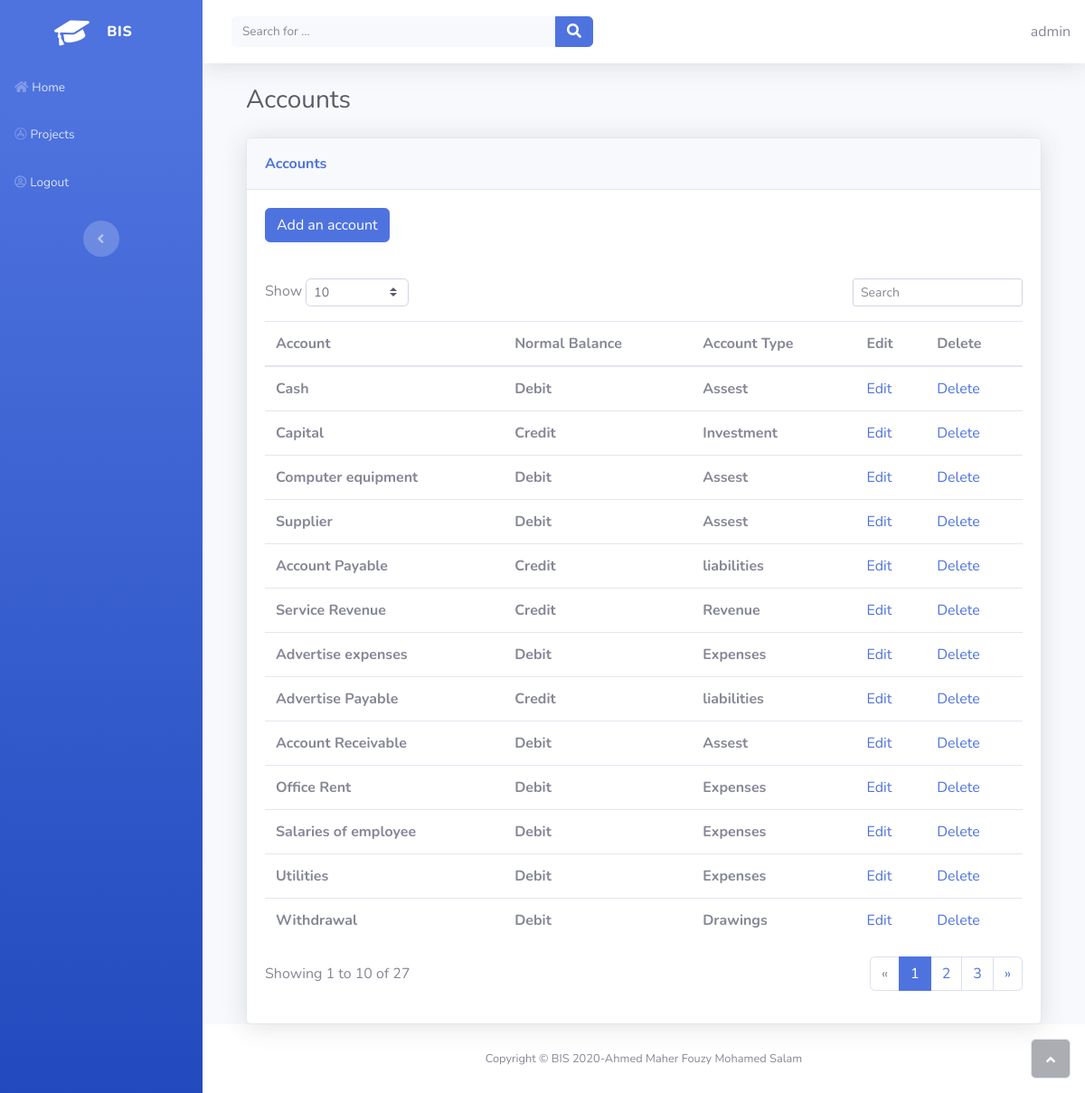
/sole_proprietorship/accounts (signed in), run on the app's committed database.
### sole_proprietorship/models.py (models this page shows, shortened)
class Accounts(models.Model):
    owner = models.ForeignKey(settings.AUTH_USER_MODEL, on_delete=models.CASCADE)
    account = models.CharField(max_length = 250)
    normal_balance = models.CharField(
        max_length=7,
        choices= [
            ("Debit" , "Debit") ,
            ("Credit" , "Credit")
        ],
        default= "Debit",
    )
    account_type = models.CharField(
        max_length = 50,
        choices = [
            ("Assest" , "Assest"),
            ("Investment" , "Investment"),
            ("liabilities" , "liabilities"),
            ("Revenue" , "Revenue"),
            ("Expenses" , "Expenses"),
            ("Drawings", "Drawings")
        ] ,
        default = "Assest"
    )

### sole_proprietorship/views.py (the view)
# urls.py: path('/accounts', views.AccountsListView.as_view(), name='all'),
class AccountsListView(OwnerListView):
    model = Accounts

### sole_proprietorship/owner.py (called while the page is built)
    def get_queryset(self):
        qs = super(OwnerListView, self).get_queryset()
        return qs.filter(owner=self.request.user)

### sole_proprietorship/templates/sole_proprietorship/accounts_list.html (shortened to what this page needs)
{% extends "home/base.html" %}
{% block content %}
   <div class="container-fluid">
    <h3 class="text-dark mb-4">Accounts</h3>
    <div class="card shadow">
        <div class="card-header py-3">
            <p class="text-primary m-0 font-weight-bold">Accounts</p>
        </div>
        <div class="card-body">
            <a href="{% url 'sole_proprietorship:accounts_create' %}">
              <button class="btn btn-primary"> Add an account </button>
            </a>
        </div>
        <div class="card-body">
            <div class="row">
                <div class="col-md-6 text-nowrap">
                    <div id="dataTable_length" class="dataTables_length" aria-controls="dataTable"><label>Show&nbsp;<select class="form-control form-control-sm custom-select custom-select-sm"><option value="10" selected="">10</option><option value="25">25</option><option value="50">50</option><option value="100">100</option></select>&nbsp;</label></div>
                </div>
                <div class="col-md-6">
                    <div class="text-md-right dataTables_filter" id="dataTable_filter"><label><input type="search" class="form-control form-control-sm" aria-controls="dataTable" placeholder="Search"></label></div>
                </div>
            </div>
            <div class="table-responsive table mt-2" id="dataTable" role="grid" aria-describedby="dataTable_info">
                <table class="table my-0" id="dataTable">
                    <thead>
                        <tr>
                            <th>Account</th>
                            <th>Normal Balance</th>
                            <th>Account Type</th>
                            <th>Edit</th>
                            <th>Delete</th>
                        </tr>
                    </thead>
                    <tfoot>
                          {% if accounts_list %}
                            {% for accounts in accounts_list %}
                            <tr>
                            <td><strong>{{ accounts.account}}</strong></td>
                            <td><strong>{{ accounts.normal_balance}}</strong></td>
                            <td><strong>{{ accounts.account_type}}</strong></td>
                                  {% if accounts.owner == user %}
                                  <td><a href="{% url 'sole_proprietorship:accounts_update' accounts.id %}">Edit</a> </td>
                                  <td><a href="{% url 'sole_proprietorship:accounts_delete' accounts.id %}">Delete</a></td>
                                  {% endif %}
                            </tr>
                            {% endfor %}
                          {% else %}
                            <p>There are no accounts in the database.</p>
                          {% endif %}
                    </tfoot>
                </table>
            </div>
            <div class="row">
                <div class="col-md-6 align-self-center">
                    <p id="dataTable_info" class="dataTables_info" role="status" aria-live="polite">Showing 1 to 10 of 27</p>
                </div>
                <div class="col-md-6">
                    <nav class="d-lg-flex justify-content-lg-end dataTables_paginate paging_simple_numbers">
                        <ul class="pagination">
                            <li class="page-item disabled"><a class="page-link" href="#" aria-label="Previous"><span aria-hidden="true">«</span></a></li>
                            <li class="page-item active"><a class="page-link" href="#">1</a></li>
                            <li class="page-item"><a class="page-link" href="#">2</a></li>
                            <li class="page-item"><a class="page-link" href="#">3</a></li>
                            <li class="page-item"><a class="page-link" href="#" aria-label="Next"><span aria-hidden="true">»</span></a></li>
                        </ul>
                    </nav>
                </div>
            </div>
        </div>
    </div>
{% endblock %}

### home/templates/home/base.html (shortened to what this page needs)
{% load static%}
<!DOCTYPE html>
<html>
<head>
    <link rel="stylesheet" href="{% static 'home/bootstrap/css/bootstrap.min.css' %}">
    <link rel="stylesheet" href="{% static 'home/css/styles.min.css' %}">
    <link rel="stylesheet" href="https://use.fontawesome.com/releases/v5.12.0/css/all.css">
</head>
<body id="page-top">
    <div id="wrapper">
        <nav class="navbar navbar-dark align-items-start sidebar sidebar-dark accordion bg-gradient-primary p-0">
            <div class="container-fluid d-flex flex-column p-0">
                <a class="navbar-brand d-flex justify-content-center align-items-center sidebar-brand m-0" href="#">
                    <div class="sidebar-brand-icon rotate-n-15"><i class="fas fa-graduation-cap"></i></div>
                    <div class="sidebar-brand-text mx-3"><span>BIS</span></div>
                </a>
                <ul class="nav navbar-nav text-light" id="accordionSidebar">
                    <li class="nav-item" role="presentation"><a class="nav-link" href="{% url 'home:home' %}"><i class="fas fa-home"></i><span>Home</span></a><a class="nav-link" href="{% url 'projects:home' %}"><i class="fab fa-app-store"></i><span>Projects</span></a></li>
                    {% if user.is_authenticated %}
                    <li class="nav-item" role="presentation"><a class="nav-link" href="{% url 'home:logout' %}?next={{ request.path }}"><i class="far fa-user-circle"></i><span>Logout</span></a></li>
                    {% endif %}
                </ul>
                <div class="text-center d-none d-md-inline"><button class="btn rounded-circle border-0" id="sidebarToggle" type="button"></button></div>
            </div>
        </nav>
        <div class="d-flex flex-column" id="content-wrapper">
            <div id="content">
                <nav class="navbar navbar-light navbar-expand bg-white shadow mb-4 topbar static-top">
                    <div class="container-fluid"><button class="btn btn-link d-md-none rounded-circle mr-3" id="sidebarToggleTop" type="button"></button>
                        <form class="form-inline d-none d-sm-inline-block mr-auto ml-md-3 my-2 my-md-0 mw-100 navbar-search">
                            <div class="input-group"><input class="bg-light form-control border-0 small" type="text" placeholder="Search for ...">
                                <div class="input-group-append"><button class="btn btn-primary py-0" type="button"><i class="fas fa-search"></i></button></div>
                            </div>
                        </form>
                        <div>
                            {{ user.username }}
                        </div>
                    </div>
                </nav>
                <div class="container-fluid">
                    {% block content %}{% endblock%}
                </div>
            </div>
            <footer class="bg-white sticky-footer">
                <div class="container my-auto">
                    <div class="text-center my-auto copyright"><span>Copyright © BIS 2020-Ahmed Maher Fouzy Mohamed Salam</span></div>
                </div>
            </footer>
        </div><a class="border rounded d-inline scroll-to-top" href="#page-top"><i class="fas fa-angle-up"></i></a></div>
</body>
</html>

### data on the page
Accounts: account "Cash", normal_balance "Debit", account_type "Assest", shows "Edit"
Accounts: account "Capital", normal_balance "Credit", account_type "Investment", shows "Edit"
Accounts: account "Computer equipment", normal_balance "Debit", account_type "Assest", shows "Edit"
Accounts: account "Supplier", normal_balance "Debit", account_type "Assest", shows "Edit"
Accounts: account "Account Payable", normal_balance "Credit", account_type "liabilities", shows "Edit"
Accounts: account "Service Revenue", normal_balance "Credit", account_type "Revenue", shows "Edit"
Accounts: account "Advertise expenses", normal_balance "Debit", account_type "Expenses", shows "Edit"
Accounts: account "Advertise Payable", normal_balance "Credit", account_type "liabilities", shows "Edit"
Accounts: account "Account Receivable", normal_balance "Debit", account_type "Assest", shows "Edit"
Accounts: account "Office Rent", normal_balance "Debit", account_type "Expenses", shows "Edit"
Accounts: account "Salaries of employee", normal_balance "Debit", account_type "Expenses", shows "Edit"
Accounts: account "Utilities", normal_balance "Debit", account_type "Expenses", shows "Edit"
Accounts: account "Withdrawal", normal_balance "Debit", account_type "Drawings", shows "Edit"

### other printed values
{{ user.username }} "admin"
